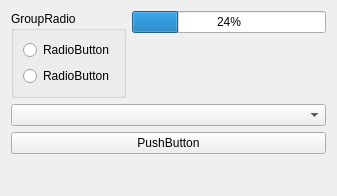
<?xml version="1.0" encoding="UTF-8"?>
<ui version="4.0">
 <class>Widget</class>
 <widget class="QWidget" name="Widget">
  <property name="geometry">
   <rect>
    <x>0</x>
    <y>0</y>
    <width>337</width>
    <height>196</height>
   </rect>
  </property>
  <property name="windowTitle">
   <string>Widget</string>
  </property>
  <layout class="QFormLayout" name="formLayout">
   <item row="0" column="0">
    <widget class="QGroupBox" name="gBoxRadio">
     <property name="title">
      <string>GroupRadio</string>
     </property>
     <layout class="QVBoxLayout" name="verticalLayout">
      <item>
       <widget class="QRadioButton" name="rb1">
        <property name="text">
         <string>RadioButton</string>
        </property>
       </widget>
      </item>
      <item>
       <widget class="QRadioButton" name="rb2">
        <property name="text">
         <string>RadioButton</string>
        </property>
       </widget>
      </item>
     </layout>
    </widget>
   </item>
   <item row="2" column="0" colspan="2">
    <widget class="QComboBox" name="cmb"/>
   </item>
   <item row="3" column="0" colspan="2">
    <widget class="QPushButton" name="pb">
     <property name="text">
      <string>PushButton</string>
     </property>
     <property name="checkable">
      <bool>false</bool>
     </property>
    </widget>
   </item>
   <item row="0" column="1">
    <widget class="QProgressBar" name="progress">
     <property name="value">
      <number>24</number>
     </property>
     <property name="textVisible">
      <bool>true</bool>
     </property>
     <property name="orientation">
      <enum>Qt::Horizontal</enum>
     </property>
     <property name="textDirection">
      <enum>QProgressBar::BottomToTop</enum>
     </property>
    </widget>
   </item>
  </layout>
 </widget>
 <resources/>
 <connections/>
</ui>
